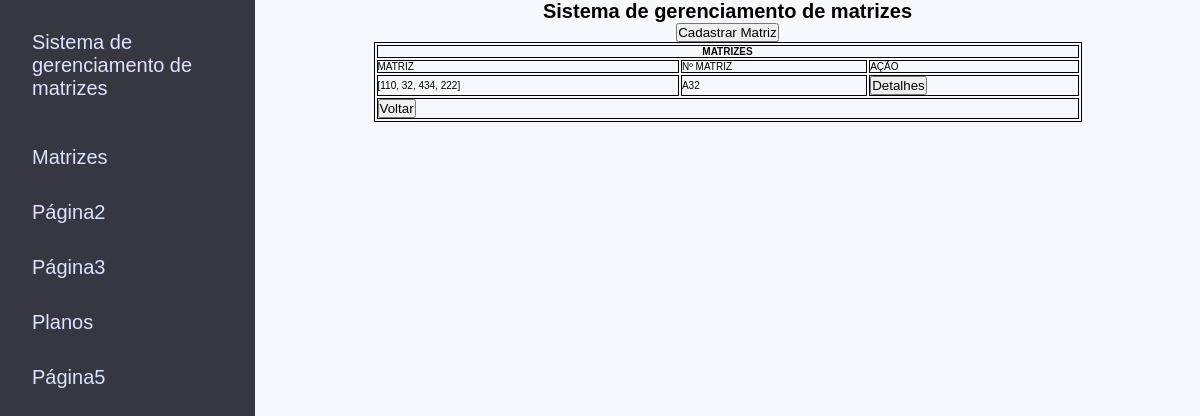
The app's page /matrizes.html, older data.
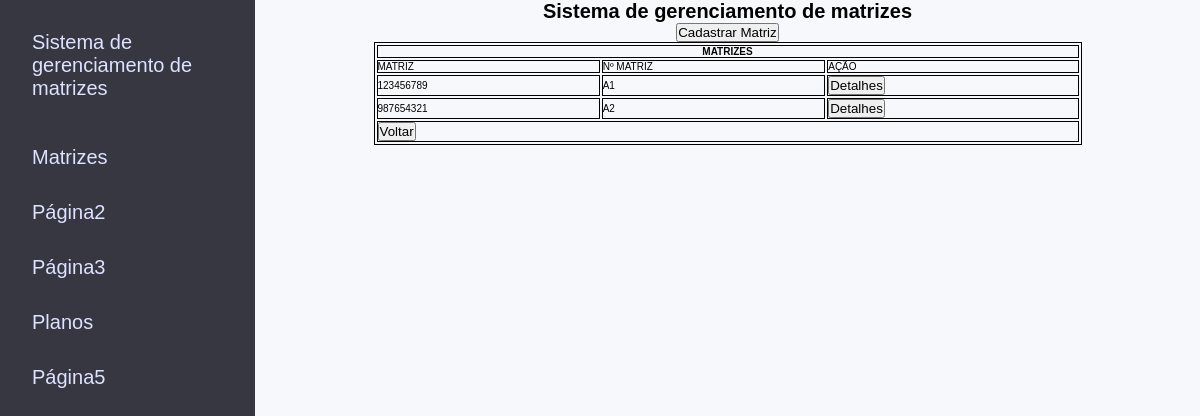
The same page, newer data.
### ext/site/model/Matriz.py (models this page shows)
class Matriz(db.Model):
    __tablename__ = "matrizes"
    __table_args__ = {'extend_existing': True}
    id = db.Column("id", db.Integer, primary_key=True)
    rfid = db.Column("rfid", db.VARCHAR)
    numero = db.Column("numero", db.VARCHAR)
    ciclos = db.Column("ciclos", db.Integer)
    deleted = db.Column("deleted", db.Boolean, default=False)

### ext/site/view/matrizes.py (the view)
@bp_matrizes.route("/matrizes.html")
def matrizes():
    try:
        templateData = {
            'title': "Sistema de gerenciamento de matrizes",
        }
        matrizes = matrizCRUD.consultarMatrizes()
        return render_template("main/matrizes.html", matrizes=matrizes, **templateData)
    except:
        return render_template("main/matrizes.html", **templateData)

### ext/db/matrizCRUD.py (called while the page is built)
def consultarMatrizes():  # Read
    try:
        matrizes = db.session.query(Matriz.Matriz).all()
        return matrizes
    except BaseException as e:
        return Response(response=json.dumps("{success: false, message: "+ e.args[0] +", response: null}"), status=501)

### templates/main/matrizes.html (shortened to what this page needs)
{% extends "base.html" %}
{% block style %}
<link rel="stylesheet" href="../../static/css/matrizes.css">
<link rel="stylesheet" href="../../static/css/styles.css">
<link rel="stylesheet" href="../../static/css/modal.css">
{% endblock %}
{% block main %}
<div class="wrapper">
    <h1>{{ title }}</h1>
    <button onclick="mostrarModal()">Cadastrar Matriz</button>
    <table>
        <th colspan="3">
            MATRIZES
        </th>
        <tr>
            <td>MATRIZ</td>
            <td>Nº MATRIZ</td>
            <td>AÇÃO</td>
        </tr>
        {% for matriz in matrizes %}
        <tr>
            <td>{{matriz.rfid}}</td>
            <td>{{matriz.numero}}</td>
            <td><button id="botao" name="botao" value="{{ matriz.id }}"
                    onclick="showmodal('{{matriz.id}}')">Detalhes</button></td>
        </tr>
        {% endfor %}
        <tr>
            <td colspan="3"><a href="/"><button>Voltar</button></a></td>
        </tr>
    </table>
</div>
{% endblock %}

Row changes from the older to the newer data that the page shows:
changed Matriz (number 1 of 2 on the later page): rfid "[110, 32, 434, 222]" → "123456789"; numero "A32" → "A1"
added Matriz: rfid "987654321", numero "A2", {{ matriz.id }} 2 (drawn)
